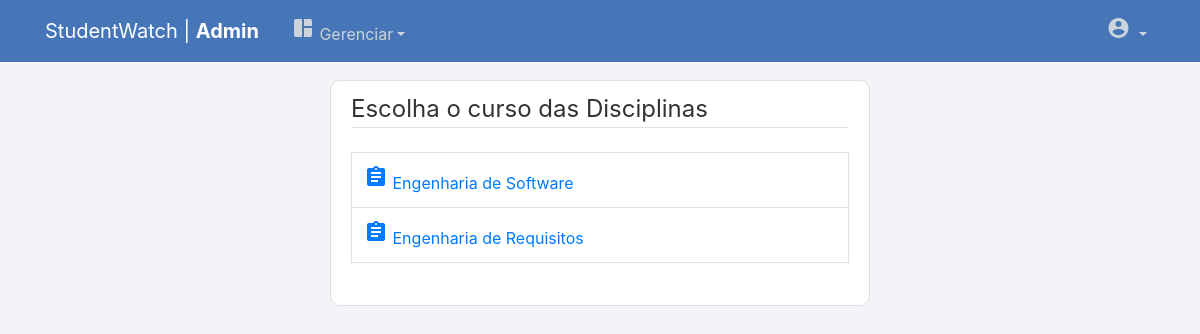
Page /filtrarDisciplina/ (signed in) on the earlier database version.
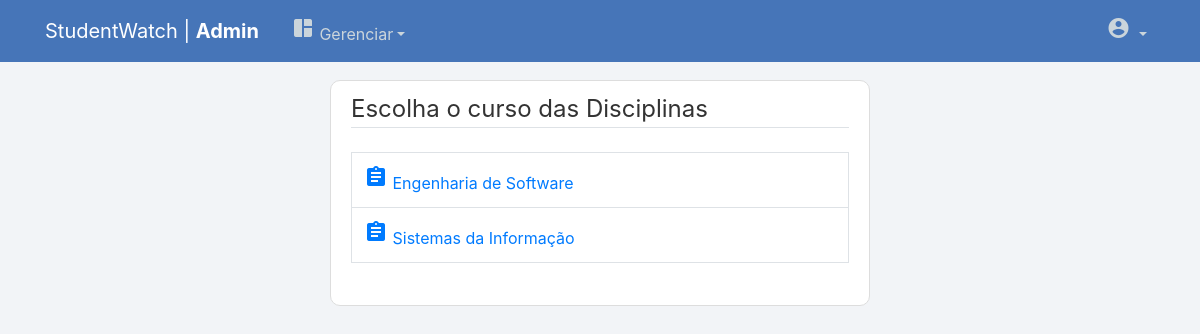
Same page on the later database version.
### manager/models.py (models this page shows, shortened)
class Curso(models.Model):
    nome = models.CharField(max_length=100)
    descricao = models.TextField(max_length=500)
    coordenador = models.ForeignKey(CoordenadorProfile, on_delete=models.SET_NULL, null=True)

### manager/views.py (the view)
# urls.py: path('filtrarDisciplina/', views.filtrarDisciplina, name='filtrarDisciplina'),
@login_required
@permission_required("manager.view_disciplina", raise_exception=True)
def filtrarDisciplina(request):
    if request.user.tipo == "Coordenador":
        cursos = Curso.objects.filter(coordenador = request.user.coordenador_profile.id)
    else:
        cursos = Curso.objects.all()
    if(cursos == [] or not cursos):
        cursos = None
        messages.warning(request, f"Não há cursos")
    context = {
        'cursos': cursos,
    }
    return render(request, 'manager/filtrar-disciplina.html', context)

### manager/templates/manager/filtrar-disciplina.html
{% extends "page/base.html" %}
{% block content %}
    <div class="content-section">
        <fieldset class="form-group">
            <legend class="border-bottom mb-4">Escolha o curso das Disciplinas</legend>
            <table class="table table-bordered">
                {% for curso in cursos %}
                <tr>
                    <td>
                        <a href="{% url 'gerenciarDisciplina' curso.id %}"><span class="material-icons">assignment</span> {{ curso.nome }}</a>
                    </td>
                </tr>
                {% endfor %}
            </table>
        </fieldset>
    </div>
{% endblock content %}

Differences in the rows shown:
changed Curso: nome "Engenharia de Requisitos" → "Sistemas da Informação"
